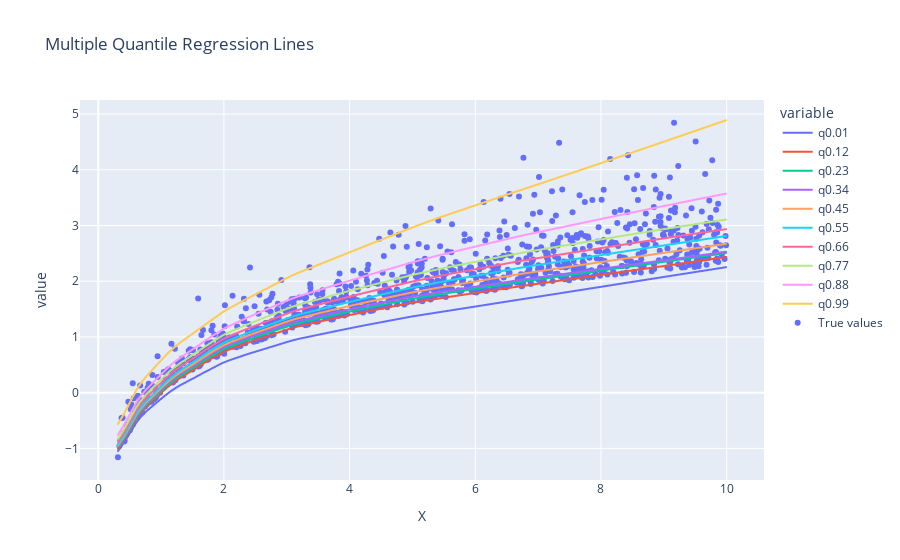

The notebook cell this image was saved under:
### Code cell
import plotly.express as px
import plotly.graph_objects as go

y_hat_df = (pd.DataFrame(y_hat, columns = qnames)
            .assign(
                X = X.numpy(),
                y = y.numpy()
            )
            .sort_values("X")
)

y_hat_df

# Assuming y_hat_df is your DataFrame and it contains columns 'X', 'q0.50', 'q0.95'
fig = px.line(y_hat_df, x='X', y=qnames, title="Multiple Quantile Regression Lines")
fig.add_trace(go.Scatter(x=y_hat_df['X'], y=y_hat_df['y'], mode='markers', name='True values'))
fig.show()

### Figure 1 — Plotly figure (JSON) as saved in the notebook; plotly's stock layout.template omitted (floating-point values rounded to 4 significant figures; data arrays with more than 128 entries replaced by an {"elided": "..."} marker saying what was removed)
{"data": [{"hovertemplate": "variable=q0.01<br>X=%{x}<br>value=%{y}<extra></extra>", "legendgroup": "q0.01", "line": {"color": "#636efa", "dash": "solid"}, "marker": {"symbol": "circle"}, "mode": "lines", "name": "q0.01", "showlegend": true, "type": "scattergl", "x": {"elided": "1000 float values"}, "xaxis": "x", "y": {"elided": "1000 float values"}, "yaxis": "y"}, {"hovertemplate": "variable=q0.12<br>X=%{x}<br>value=%{y}<extra></extra>", "legendgroup": "q0.12", "line": {"color": "#EF553B", "dash": "solid"}, "marker": {"symbol": "circle"}, "mode": "lines", "name": "q0.12", "showlegend": true, "type": "scattergl", "x": {"elided": "1000 float values"}, "xaxis": "x", "y": {"elided": "1000 float values"}, "yaxis": "y"}, {"hovertemplate": "variable=q0.23<br>X=%{x}<br>value=%{y}<extra></extra>", "legendgroup": "q0.23", "line": {"color": "#00cc96", "dash": "solid"}, "marker": {"symbol": "circle"}, "mode": "lines", "name": "q0.23", "showlegend": true, "type": "scattergl", "x": {"elided": "1000 float values"}, "xaxis": "x", "y": {"elided": "1000 float values"}, "yaxis": "y"}, {"hovertemplate": "variable=q0.34<br>X=%{x}<br>value=%{y}<extra></extra>", "legendgroup": "q0.34", "line": {"color": "#ab63fa", "dash": "solid"}, "marker": {"symbol": "circle"}, "mode": "lines", "name": "q0.34", "showlegend": true, "type": "scattergl", "x": {"elided": "1000 float values"}, "xaxis": "x", "y": {"elided": "1000 float values"}, "yaxis": "y"}, {"hovertemplate": "variable=q0.45<br>X=%{x}<br>value=%{y}<extra></extra>", "legendgroup": "q0.45", "line": {"color": "#FFA15A", "dash": "solid"}, "marker": {"symbol": "circle"}, "mode": "lines", "name": "q0.45", "showlegend": true, "type": "scattergl", "x": {"elided": "1000 float values"}, "xaxis": "x", "y": {"elided": "1000 float values"}, "yaxis": "y"}, {"hovertemplate": "variable=q0.55<br>X=%{x}<br>value=%{y}<extra></extra>", "legendgroup": "q0.55", "line": {"color": "#19d3f3", "dash": "solid"}, "marker": {"symbol": "circle"}, "mode": "lines", "name": "q0.55", "showlegend": true, "type": "scattergl", "x": {"elided": "1000 float values"}, "xaxis": "x", "y": {"elided": "1000 float values"}, "yaxis": "y"}, {"hovertemplate": "variable=q0.66<br>X=%{x}<br>value=%{y}<extra></extra>", "legendgroup": "q0.66", "line": {"color": "#FF6692", "dash": "solid"}, "marker": {"symbol": "circle"}, "mode": "lines", "name": "q0.66", "showlegend": true, "type": "scattergl", "x": {"elided": "1000 float values"}, "xaxis": "x", "y": {"elided": "1000 float values"}, "yaxis": "y"}, {"hovertemplate": "variable=q0.77<br>X=%{x}<br>value=%{y}<extra></extra>", "legendgroup": "q0.77", "line": {"color": "#B6E880", "dash": "solid"}, "marker": {"symbol": "circle"}, "mode": "lines", "name": "q0.77", "showlegend": true, "type": "scattergl", "x": {"elided": "1000 float values"}, "xaxis": "x", "y": {"elided": "1000 float values"}, "yaxis": "y"}, {"hovertemplate": "variable=q0.88<br>X=%{x}<br>value=%{y}<extra></extra>", "legendgroup": "q0.88", "line": {"color": "#FF97FF", "dash": "solid"}, "marker": {"symbol": "circle"}, "mode": "lines", "name": "q0.88", "showlegend": true, "type": "scattergl", "x": {"elided": "1000 float values"}, "xaxis": "x", "y": {"elided": "1000 float values"}, "yaxis": "y"}, {"hovertemplate": "variable=q0.99<br>X=%{x}<br>value=%{y}<extra></extra>", "legendgroup": "q0.99", "line": {"color": "#FECB52", "dash": "solid"}, "marker": {"symbol": "circle"}, "mode": "lines", "name": "q0.99", "showlegend": true, "type": "scattergl", "x": {"elided": "1000 float values"}, "xaxis": "x", "y": {"elided": "1000 float values"}, "yaxis": "y"}, {"mode": "markers", "name": "True values", "type": "scatter", "x": {"elided": "1000 float values"}, "y": {"elided": "1000 float values"}}], "layout": {"legend": {"title": {"text": "variable"}, "tracegroupgap": 0}, "title": {"text": "Multiple Quantile Regression Lines"}, "xaxis": {"anchor": "y", "domain": [0, 1], "title": {"text": "X"}}, "yaxis": {"anchor": "x", "domain": [0, 1], "title": {"text": "value"}}}}
